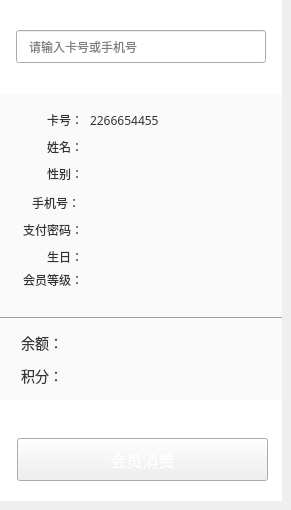
        <widget class="QWidget" name="memQueryWidget">
         <widget class="QWidget" name="widget_4" native="true">
          <property name="geometry">
           <rect>
            <x>0</x>
            <y>0</y>
            <width>282</width>
            <height>94</height>
           </rect>
          </property>
          <property name="minimumSize">
           <size>
            <width>282</width>
            <height>94</height>
           </size>
          </property>
          <property name="styleSheet">
           <string notr="true">QWidget#widget_4 {
	background-color: rgb(255, 255, 255);
}</string>
          </property>
          <widget class="QLabel" name="warningLabel">
           <property name="geometry">
            <rect>
             <x>16</x>
             <y>60</y>
             <width>250</width>
             <height>16</height>
            </rect>
           </property>
           <property name="minimumSize">
            <size>
             <width>250</width>
             <height>14</height>
            </size>
           </property>
           <property name="styleSheet">
            <string notr="true">font:12px;
font-family:&quot;微软雅黑&quot;;
color: rgb(249, 79, 79);</string>
           </property>
           <property name="text">
            <string/>
           </property>
          </widget>
          <widget class="QLineEdit" name="cardIDQueryEdit">
           <property name="geometry">
            <rect>
             <x>16</x>
             <y>30</y>
             <width>250</width>
             <height>33</height>
            </rect>
           </property>
           <property name="minimumSize">
            <size>
             <width>250</width>
             <height>30</height>
            </size>
           </property>
           <property name="font">
            <font>
             <family>微软雅黑</family>
             <pointsize>-1</pointsize>
             <weight>50</weight>
             <italic>false</italic>
             <bold>false</bold>
            </font>
           </property>
           <property name="styleSheet">
            <string notr="true">font:12px;
font-family:&quot;微软雅黑&quot;;
padding-left:10px;
</string>
           </property>
           <property name="text">
            <string/>
           </property>
           <property name="placeholderText">
            <string>请输入卡号或手机号</string>
           </property>
          </widget>
          <zorder>cardIDQueryEdit</zorder>
          <zorder>warningLabel</zorder>
         </widget>
         <widget class="QWidget" name="widget_5" native="true">
          <property name="geometry">
           <rect>
            <x>0</x>
            <y>90</y>
            <width>282</width>
            <height>228</height>
           </rect>
          </property>
          <property name="minimumSize">
           <size>
            <width>282</width>
            <height>228</height>
           </size>
          </property>
          <property name="styleSheet">
           <string notr="true">background-color: rgb(250, 250, 250);</string>
          </property>
          <widget class="QLabel" name="birthdayQueryLabel">
           <property name="geometry">
            <rect>
             <x>3</x>
             <y>157</y>
             <width>80</width>
             <height>20</height>
            </rect>
           </property>
           <property name="font">
            <font>
             <family>微软雅黑</family>
             <pointsize>-1</pointsize>
             <weight>50</weight>
             <italic>false</italic>
             <bold>false</bold>
            </font>
           </property>
           <property name="styleSheet">
            <string notr="true">font:12px;
font-family:&quot;微软雅黑&quot;;
color: rgb(51, 51, 51);</string>
           </property>
           <property name="text">
            <string>生日：</string>
           </property>
           <property name="alignment">
            <set>Qt::AlignRight|Qt::AlignTrailing|Qt::AlignVCenter</set>
           </property>
          </widget>
          <widget class="QLabel" name="sexQueryLabel">
           <property name="geometry">
            <rect>
             <x>3</x>
             <y>74</y>
             <width>80</width>
             <height>20</height>
            </rect>
           </property>
           <property name="font">
            <font>
             <family>微软雅黑</family>
             <pointsize>-1</pointsize>
             <weight>50</weight>
             <italic>false</italic>
             <bold>false</bold>
            </font>
           </property>
           <property name="styleSheet">
            <string notr="true">font:12px;
font-family:&quot;微软雅黑&quot;;
color: rgb(51, 51, 51);</string>
           </property>
           <property name="text">
            <string>性别：</string>
           </property>
           <property name="alignment">
            <set>Qt::AlignRight|Qt::AlignTrailing|Qt::AlignVCenter</set>
           </property>
          </widget>
          <widget class="QLabel" name="birthdayValueQueryLabel">
           <property name="geometry">
            <rect>
             <x>90</x>
             <y>157</y>
             <width>175</width>
             <height>20</height>
            </rect>
           </property>
           <property name="font">
            <font>
             <family>微软雅黑</family>
             <pointsize>-1</pointsize>
             <weight>50</weight>
             <italic>false</italic>
             <bold>false</bold>
            </font>
           </property>
           <property name="styleSheet">
            <string notr="true">font:12px;
font-family:&quot;微软雅黑&quot;;
color: rgb(51, 51, 51);</string>
           </property>
           <property name="text">
            <string/>
           </property>
          </widget>
          <widget class="QLabel" name="nameQueryLabel">
           <property name="geometry">
            <rect>
             <x>3</x>
             <y>42</y>
             <width>80</width>
             <height>30</height>
            </rect>
           </property>
           <property name="font">
            <font>
             <family>微软雅黑</family>
             <pointsize>-1</pointsize>
             <weight>50</weight>
             <italic>false</italic>
             <bold>false</bold>
            </font>
           </property>
           <property name="contextMenuPolicy">
            <enum>Qt::DefaultContextMenu</enum>
           </property>
           <property name="layoutDirection">
            <enum>Qt::LeftToRight</enum>
           </property>
           <property name="styleSheet">
            <string notr="true">font:12px;
font-family:&quot;微软雅黑&quot;;
color: rgb(51, 51, 51);</string>
           </property>
           <property name="text">
            <string>姓名：</string>
           </property>
           <property name="alignment">
            <set>Qt::AlignRight|Qt::AlignTrailing|Qt::AlignVCenter</set>
           </property>
          </widget>
          <widget class="QLabel" name="sexValueQueryLabel">
           <property name="geometry">
            <rect>
             <x>90</x>
             <y>74</y>
             <width>175</width>
             <height>20</height>
            </rect>
           </property>
           <property name="font">
            <font>
             <family>微软雅黑</family>
             <pointsize>-1</pointsize>
             <weight>50</weight>
             <italic>false</italic>
             <bold>false</bold>
            </font>
           </property>
           <property name="styleSheet">
            <string notr="true">font:12px;
font-family:&quot;微软雅黑&quot;;
color: rgb(51, 51, 51);</string>
           </property>
           <property name="text">
            <string/>
           </property>
          </widget>
          <widget class="QLabel" name="nameValueQueryLabel">
           <property name="geometry">
            <rect>
             <x>90</x>
             <y>42</y>
             <width>175</width>
             <height>30</height>
            </rect>
           </property>
           <property name="font">
            <font>
             <family>微软雅黑</family>
             <pointsize>-1</pointsize>
             <weight>75</weight>
             <italic>false</italic>
             <bold>true</bold>
            </font>
           </property>
           <property name="styleSheet">
            <string notr="true">font:14px;
font:bold;
font-family:&quot;微软雅黑&quot;;
color: rgb(51, 51, 51);</string>
           </property>
           <property name="text">
            <string/>
           </property>
          </widget>
          <widget class="QLabel" name="cardIDQueryLabel">
           <property name="geometry">
            <rect>
             <x>3</x>
             <y>20</y>
             <width>80</width>
             <height>20</height>
            </rect>
           </property>
           <property name="sizePolicy">
            <sizepolicy hsizetype="Expanding" vsizetype="Expanding">
             <horstretch>0</horstretch>
             <verstretch>0</verstretch>
            </sizepolicy>
           </property>
           <property name="font">
            <font>
             <family>微软雅黑</family>
             <pointsize>-1</pointsize>
             <weight>50</weight>
             <italic>false</italic>
             <bold>false</bold>
            </font>
           </property>
           <property name="styleSheet">
            <string notr="true">font:12px;
font-family:&quot;微软雅黑&quot;;
color: rgb(51, 51, 51);</string>
           </property>
           <property name="text">
            <string>卡号：</string>
           </property>
           <property name="alignment">
            <set>Qt::AlignRight|Qt::AlignTrailing|Qt::AlignVCenter</set>
           </property>
          </widget>
          <widget class="QLabel" name="cardIDValueQueryLabel">
           <property name="geometry">
            <rect>
             <x>90</x>
             <y>20</y>
             <width>121</width>
             <height>20</height>
            </rect>
           </property>
           <property name="font">
            <font>
             <family>微软雅黑</family>
             <pointsize>-1</pointsize>
             <weight>50</weight>
             <italic>false</italic>
             <bold>false</bold>
            </font>
           </property>
           <property name="styleSheet">
            <string notr="true">font:12px;
font-family:&quot;微软雅黑&quot;;
color: rgb(51, 51, 51);</string>
           </property>
           <property name="text">
            <string>2266654455</string>
           </property>
          </widget>
          <widget class="QLabel" name="iphoneValueQueryLabel">
           <property name="geometry">
            <rect>
             <x>90</x>
             <y>103</y>
             <width>175</width>
             <height>20</height>
            </rect>
           </property>
           <property name="font">
            <font>
             <family>微软雅黑</family>
             <pointsize>-1</pointsize>
             <weight>50</weight>
             <italic>false</italic>
             <bold>false</bold>
            </font>
           </property>
           <property name="styleSheet">
            <string notr="true">font:12px;
font-family:&quot;微软雅黑&quot;;
color: rgb(51, 51, 51);</string>
           </property>
           <property name="text">
            <string/>
           </property>
          </widget>
          <widget class="QLabel" name="phoneQueryLabel">
           <property name="geometry">
            <rect>
             <x>0</x>
             <y>103</y>
             <width>80</width>
             <height>20</height>
            </rect>
           </property>
           <property name="font">
            <font>
             <family>微软雅黑</family>
             <pointsize>-1</pointsize>
             <weight>50</weight>
             <italic>false</italic>
             <bold>false</bold>
            </font>
           </property>
           <property name="styleSheet">
            <string notr="true">font:12px;
font-family:&quot;微软雅黑&quot;;
color: rgb(51, 51, 51);</string>
           </property>
           <property name="text">
            <string>手机号：</string>
           </property>
           <property name="alignment">
            <set>Qt::AlignRight|Qt::AlignTrailing|Qt::AlignVCenter</set>
           </property>
          </widget>
          <widget class="QLabel" name="payPwdQueryLabel">
           <property name="geometry">
            <rect>
             <x>3</x>
             <y>130</y>
             <width>80</width>
             <height>20</height>
            </rect>
           </property>
           <property name="font">
            <font>
             <family>微软雅黑</family>
             <pointsize>-1</pointsize>
             <weight>50</weight>
             <italic>false</italic>
             <bold>false</bold>
            </font>
           </property>
           <property name="styleSheet">
            <string notr="true">font:12px;
font-family:&quot;微软雅黑&quot;;
color: rgb(51, 51, 51);</string>
           </property>
           <property name="text">
            <string>支付密码：</string>
           </property>
           <property name="alignment">
            <set>Qt::AlignRight|Qt::AlignTrailing|Qt::AlignVCenter</set>
           </property>
          </widget>
          <widget class="QLabel" name="payPwdValueQueryLabel">
           <property name="geometry">
            <rect>
             <x>90</x>
             <y>130</y>
             <width>175</width>
             <height>20</height>
            </rect>
           </property>
           <property name="font">
            <font>
             <family>微软雅黑</family>
             <pointsize>-1</pointsize>
             <weight>50</weight>
             <italic>false</italic>
             <bold>false</bold>
            </font>
           </property>
           <property name="styleSheet">
            <string notr="true">font:12px;
font-family:&quot;微软雅黑&quot;;
color: rgb(51, 51, 51);</string>
           </property>
           <property name="text">
            <string/>
           </property>
          </widget>
          <widget class="QLabel" name="memGradeQueryLabel">
           <property name="geometry">
            <rect>
             <x>3</x>
             <y>180</y>
             <width>80</width>
             <height>20</height>
            </rect>
           </property>
           <property name="font">
            <font>
             <family>微软雅黑</family>
             <pointsize>-1</pointsize>
             <weight>50</weight>
             <italic>false</italic>
             <bold>false</bold>
            </font>
           </property>
           <property name="styleSheet">
            <string notr="true">font:12px;
font-family:&quot;微软雅黑&quot;;
color: rgb(51, 51, 51);</string>
           </property>
           <property name="text">
            <string>会员等级：</string>
           </property>
           <property name="alignment">
            <set>Qt::AlignRight|Qt::AlignTrailing|Qt::AlignVCenter</set>
           </property>
          </widget>
          <widget class="QLabel" name="memGradeValueQueryLabel">
           <property name="geometry">
            <rect>
             <x>90</x>
             <y>180</y>
             <width>175</width>
             <height>20</height>
            </rect>
           </property>
           <property name="font">
            <font>
             <family>微软雅黑</family>
             <pointsize>-1</pointsize>
             <weight>75</weight>
             <italic>false</italic>
             <bold>true</bold>
            </font>
           </property>
           <property name="styleSheet">
            <string notr="true">font:12px;
font:bold;
font-family:&quot;微软雅黑&quot;;
color: rgb(51, 51, 51);</string>
           </property>
           <property name="text">
            <string/>
           </property>
          </widget>
         </widget>
         <widget class="QWidget" name="widget_6" native="true">
          <property name="geometry">
           <rect>
            <x>0</x>
            <y>318</y>
            <width>282</width>
            <height>84</height>
           </rect>
          </property>
          <property name="minimumSize">
           <size>
            <width>282</width>
            <height>84</height>
           </size>
          </property>
          <property name="styleSheet">
           <string notr="true">background-color: rgb(250, 250, 250);</string>
          </property>
          <widget class="QLabel" name="balanceQueryLabel">
           <property name="geometry">
            <rect>
             <x>3</x>
             <y>10</y>
             <width>60</width>
             <height>30</height>
            </rect>
           </property>
           <property name="font">
            <font>
             <family>微软雅黑</family>
             <pointsize>-1</pointsize>
             <weight>50</weight>
             <italic>false</italic>
             <bold>false</bold>
            </font>
           </property>
           <property name="styleSheet">
            <string notr="true">font:14px;
font-family:&quot;微软雅黑&quot;;
color: rgb(51, 51, 51);</string>
           </property>
           <property name="text">
            <string>余额：</string>
           </property>
           <property name="alignment">
            <set>Qt::AlignRight|Qt::AlignTrailing|Qt::AlignVCenter</set>
           </property>
          </widget>
          <widget class="QLabel" name="integValueQueryLabel">
           <property name="geometry">
            <rect>
             <x>90</x>
             <y>43</y>
             <width>175</width>
             <height>30</height>
            </rect>
           </property>
           <property name="font">
            <font>
             <family>微软雅黑</family>
             <pointsize>-1</pointsize>
             <weight>75</weight>
             <italic>false</italic>
             <bold>true</bold>
            </font>
           </property>
           <property name="styleSheet">
            <string notr="true">font:14px;
font:bold;
color: rgb(243, 133, 72);
font-family:&quot;微软雅黑&quot;;
</string>
           </property>
           <property name="text">
            <string/>
           </property>
           <property name="alignment">
            <set>Qt::AlignRight|Qt::AlignTrailing|Qt::AlignVCenter</set>
           </property>
          </widget>
          <widget class="QLabel" name="balanceValueQueryLabel">
           <property name="geometry">
            <rect>
             <x>90</x>
             <y>10</y>
             <width>175</width>
             <height>30</height>
            </rect>
           </property>
           <property name="font">
            <font>
             <family>微软雅黑</family>
             <pointsize>-1</pointsize>
             <weight>75</weight>
             <italic>false</italic>
             <bold>true</bold>
            </font>
           </property>
           <property name="styleSheet">
            <string notr="true">font:18px;
font:bold;
color: rgb(243, 133, 72);
font-family:&quot;微软雅黑&quot;;</string>
           </property>
           <property name="text">
            <string/>
           </property>
           <property name="alignment">
            <set>Qt::AlignRight|Qt::AlignTrailing|Qt::AlignVCenter</set>
           </property>
          </widget>
          <widget class="QLabel" name="integQueryLabel">
           <property name="geometry">
            <rect>
             <x>3</x>
             <y>43</y>
             <width>60</width>
             <height>30</height>
            </rect>
           </property>
           <property name="font">
            <font>
             <family>微软雅黑</family>
             <pointsize>-1</pointsize>
             <weight>50</weight>
             <italic>false</italic>
             <bold>false</bold>
            </font>
           </property>
           <property name="styleSheet">
            <string notr="true">font:14px;
font-family:&quot;微软雅黑&quot;;
color: rgb(51, 51, 51);</string>
           </property>
           <property name="text">
            <string>积分：</string>
           </property>
           <property name="alignment">
            <set>Qt::AlignRight|Qt::AlignTrailing|Qt::AlignVCenter</set>
           </property>
          </widget>
         </widget>
         <widget class="Line" name="line_2">
          <property name="geometry">
           <rect>
            <x>0</x>
            <y>317</y>
            <width>282</width>
            <height>2</height>
           </rect>
          </property>
          <property name="minimumSize">
           <size>
            <width>282</width>
            <height>2</height>
           </size>
          </property>
          <property name="maximumSize">
           <size>
            <width>16777215</width>
            <height>2</height>
           </size>
          </property>
          <property name="styleSheet">
           <string notr="true">Line#line_2 {
	border-color: rgb(237, 237, 237);
}</string>
          </property>
          <property name="orientation">
           <enum>Qt::Horizontal</enum>
          </property>
         </widget>
         <widget class="QWidget" name="widget_7" native="true">
          <property name="geometry">
           <rect>
            <x>0</x>
            <y>400</y>
            <width>282</width>
            <height>101</height>
           </rect>
          </property>
          <property name="minimumSize">
           <size>
            <width>282</width>
            <height>68</height>
           </size>
          </property>
          <property name="styleSheet">
           <string notr="true">QWidget#widget_7 {
	background-color: rgb(255, 255, 255);
}</string>
          </property>
          <widget class="QPushButton" name="memConsumeQueryButton">
           <property name="geometry">
            <rect>
             <x>17</x>
             <y>38</y>
             <width>251</width>
             <height>43</height>
            </rect>
           </property>
           <property name="minimumSize">
            <size>
             <width>79</width>
             <height>43</height>
            </size>
           </property>
           <property name="focusPolicy">
            <enum>Qt::NoFocus</enum>
           </property>
           <property name="styleSheet">
            <string notr="true">QPushButton#memConsumeQueryButton {
	font:16px;
	color: rgb(255, 255, 255);
	font-family:&quot;微软雅黑&quot;;
	border-image: url(:/shareImages/sure_normal.png);
}

QPushButton#memConsumeQueryButton:pressed {
	border-image: url(:/shareImages/sure_press.png);
}</string>
           </property>
           <property name="text">
            <string>会员消费</string>
           </property>
          </widget>
         </widget>
         <zorder>widget_5</zorder>
         <zorder>widget_4</zorder>
         <zorder>widget_6</zorder>
         <zorder>line_2</zorder>
         <zorder>widget_7</zorder>
        </widget>
